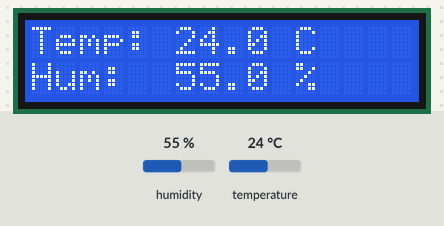
Bench run of a sketch on a simulated Arduino Uno, built with avr-gcc and run on an emulated ATmega328P. Parts: 16×2 character LCD. Inputs (shaded band) come from the test bench; at power-on: humidity 55 %, temperature 24 °C.

Above: at 1.2 s.
1.3 s: humidity set to 22 %
At 3.5 s:
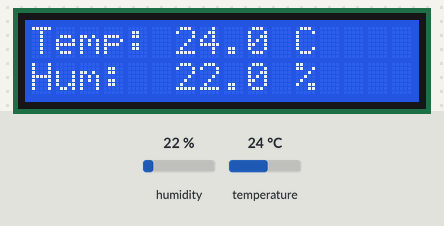
4.0 s: temperature set to 12 °C
At 5.0 s:
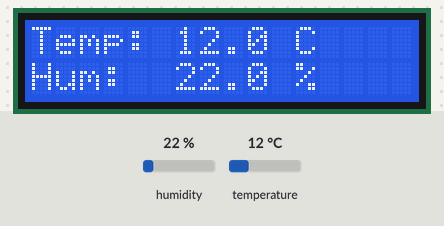
6.7 s: humidity set to 40 %
At 9.3 s:
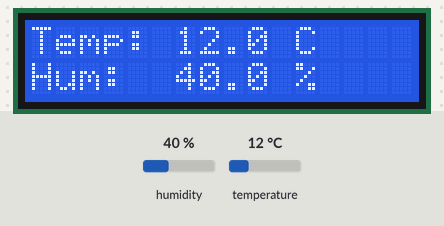
9.7 s: temperature set to 19 °C
At 10.8 s:
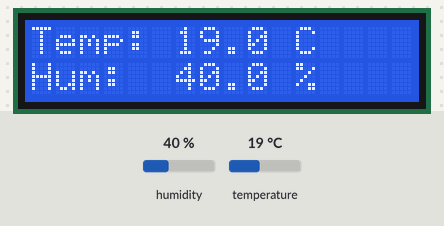
Timing chart, 0 to 12.7 s (numbered marks = the images above; inputs shaded):
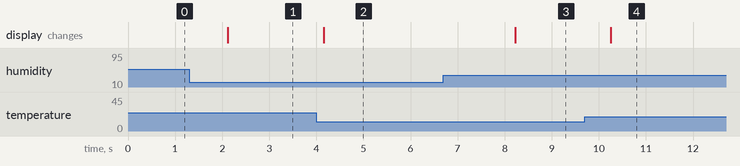

The sketch:

DHT11.ino
```cpp
/*
Goal:
The goal of this program is to tead the temperature and humidity from a DHT11 sensor
and display the readings on a 16x2 LCD.

Main Theme:
Displaying real-time results on an LCD from a sensor
*/

#include <LiquidCrystal.h>  // LCD library
#include "DHT.h"             // DHT sensor library

// LCD pin connections
const int rs = 12, en = 11, d4 = 5, d5 = 4, d6 = 3, d7 = 2;
LiquidCrystal lcd(rs, en, d4, d5, d6, d7);  // Initialize LCD object

// DHT11 sensor settings
#define DHTPIN 8           // Digital pin connected to DHT11
#define DHTTYPE DHT11      // DHT11 sensor type
DHT dht(DHTPIN, DHTTYPE);  // Initialize DHT sensor object

// Variables to store readings
float hum;   // Humidity value
float temp;  // Temperature value

void setup() {
  lcd.begin(16, 2);   // Initialize LCD with 16 columns and 2 rows
  dht.begin();         // Initialize DHT11 sensor
}

void loop() {
  hum = dht.readHumidity();       // Read humidity from DHT11
  temp = dht.readTemperature();   // Read temperature in Celsius from DHT11

  // Check if sensor reading failed
  if (isnan(hum) || isnan(temp)) {
    lcd.setCursor(0, 0);          // Move cursor to first row
    lcd.print("Sensor Error   ");  // Display error message
    lcd.setCursor(0, 1);          // Move cursor to second row
    lcd.print("Check DHT11   ");  // Suggest checking sensor connection
    delay(1000);                   // Wait 1 second before retrying
    return;                        // Skip the rest of loop
  }

  // Display temperature
  lcd.setCursor(0, 0);            // Move cursor to first row
  lcd.print("Temp: ");             // Label
  lcd.print(temp, 1);              // Print temperature with 1 decimal place
  lcd.print(" C   ");              // Add extra spaces to clear leftover characters

  // Display humidity
  lcd.setCursor(0, 1);            // Move cursor to second row
  lcd.print("Hum:  ");             // Label
  lcd.print(hum, 1);               // Print humidity with 1 decimal place
  lcd.print(" %   ");              // Add extra spaces to clear leftover characters

  delay(1000);                     // DHT11 updates once per second
}
```

Measured:
- after the input at 1.3 s, the display: changes after 0.82 s (image 1)
- after the input at 4.0 s, the display: changes after 0.16 s (image 2)
- after the input at 6.7 s, the display: changes after 1.5 s (image 3)
- after the input at 9.7 s, the display: changes after 0.55 s (image 4)
